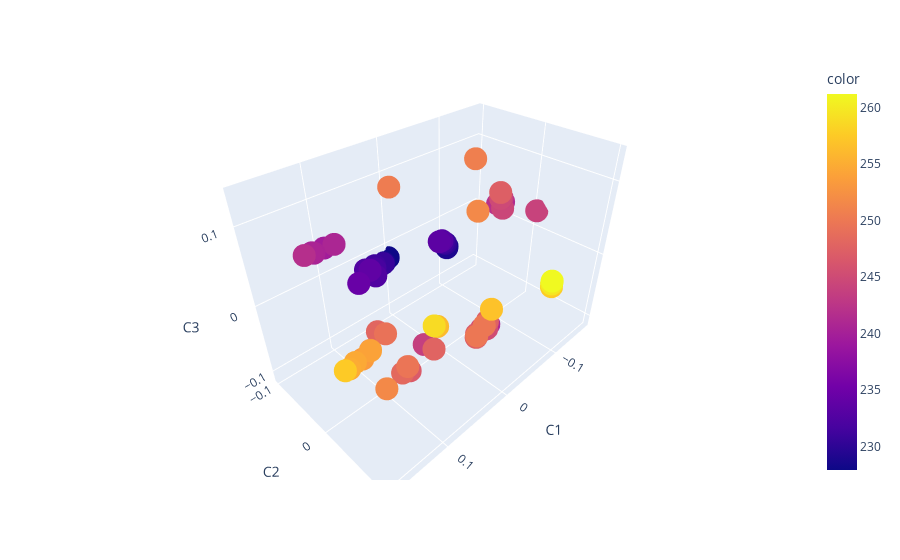

The notebook cell this image was saved under:
### Code cell
import plotly.express as px
fig = px.scatter_3d(pd.concat([df,df2],axis=1), x='C1', y='C2', z='C3',
                    color=df['predictions'], hover_data=['id', 'ground truth'])
fig.show()
